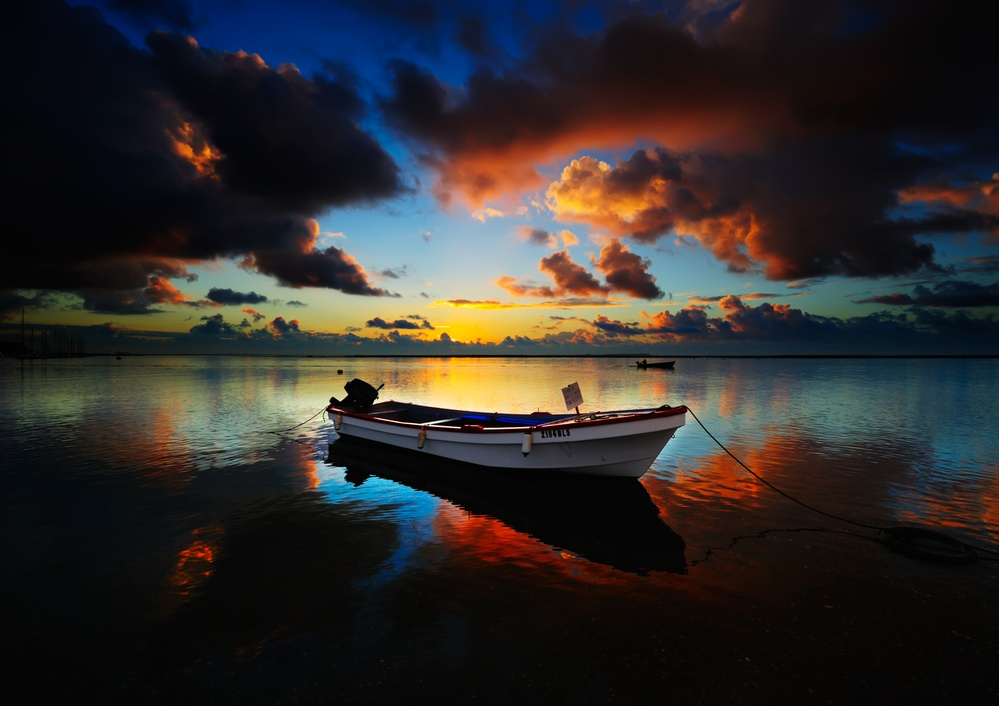
#> input picture SCT_CS_02/image.jpg, 999 x 706 px, shrunk from 3971 x 2808 before the run
$ python image_encryptor.py
#> lines starting #> are read from the running program, lines starting #| are printed output that depends on the picture
import cv2
import numpy as np

def encrypt_image(image_path, key=42):
#> called with image_path = 'image.jpg', key = 42
    img = cv2.imread(image_path)
#> img is the input picture: shape (706, 999, 3); mean B, G, R 42.2, 43.7, 47.1
    if img is None:
        print("Error: Unable to read image!")
        return

    encrypted_img = img.copy()

    encrypted_img = encrypted_img ^ key
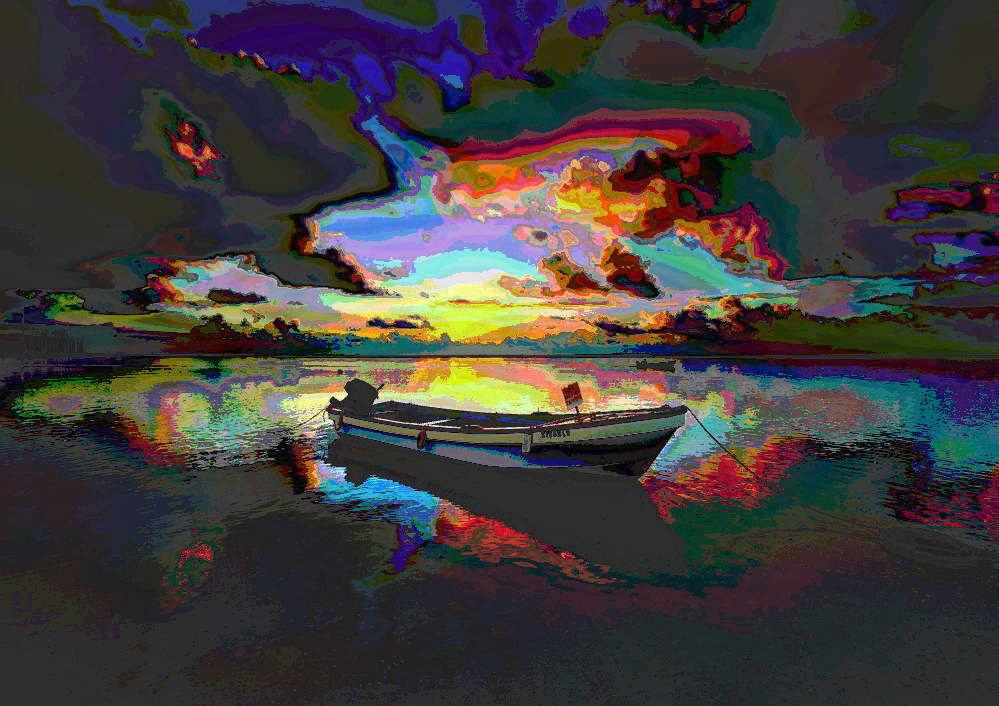
#> encrypted_img: shape (706, 999, 3); mean B, G, R 59.6, 60.6, 64.2

    encrypted_path = "encrypted_image.png"
    cv2.imwrite(encrypted_path, encrypted_img)
    print(f"Encrypted image saved as {encrypted_path}")

def decrypt_image(image_path, key=42):
    encrypted_img = cv2.imread(image_path)
    if encrypted_img is None:
        print("Error: Unable to read image!")
        return

    decrypted_img = encrypted_img ^ key

    decrypted_path = "decrypted_image.png"
    cv2.imwrite(decrypted_path, decrypted_img)
    print(f"Decrypted image saved as {decrypted_path}")

encrypt_image("image.jpg")
decrypt_image("encrypted_image.png")
